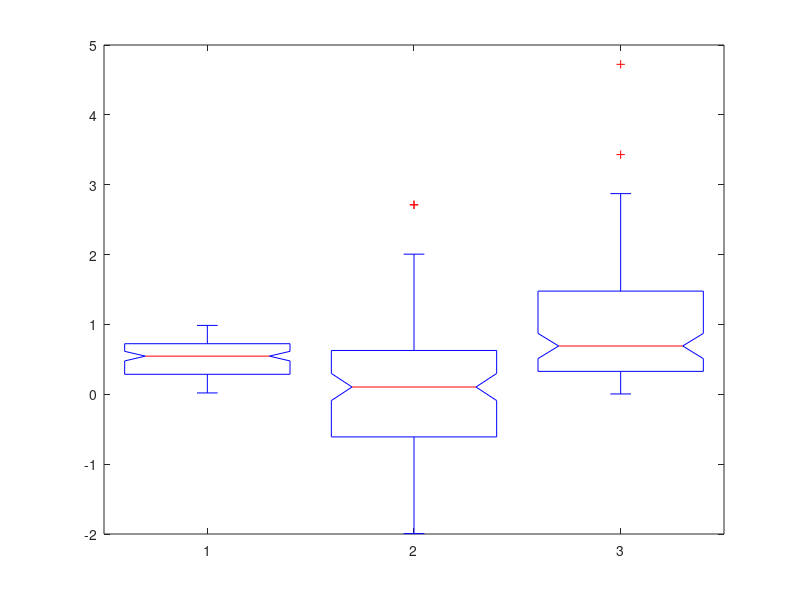

Here is the MATLAB script that generated this plot:
% Example 5.10
% Computational Statistics Handbook with MATLAB, 2nd Edition
% Wendy L. and Angel R. Martinez

% Generate a sample from the uniform distribution.
xunif = rand(100,1);
% Generate sample from the standard normal.
xnorm = randn(100,1);
% Generate a sample from the exponential distribution.
% NOTE: this function is from the Statistics Toolbox.
xexp = exprnd(1,100,1);
boxplot([xunif,xnorm,xexp],'notch','on')
